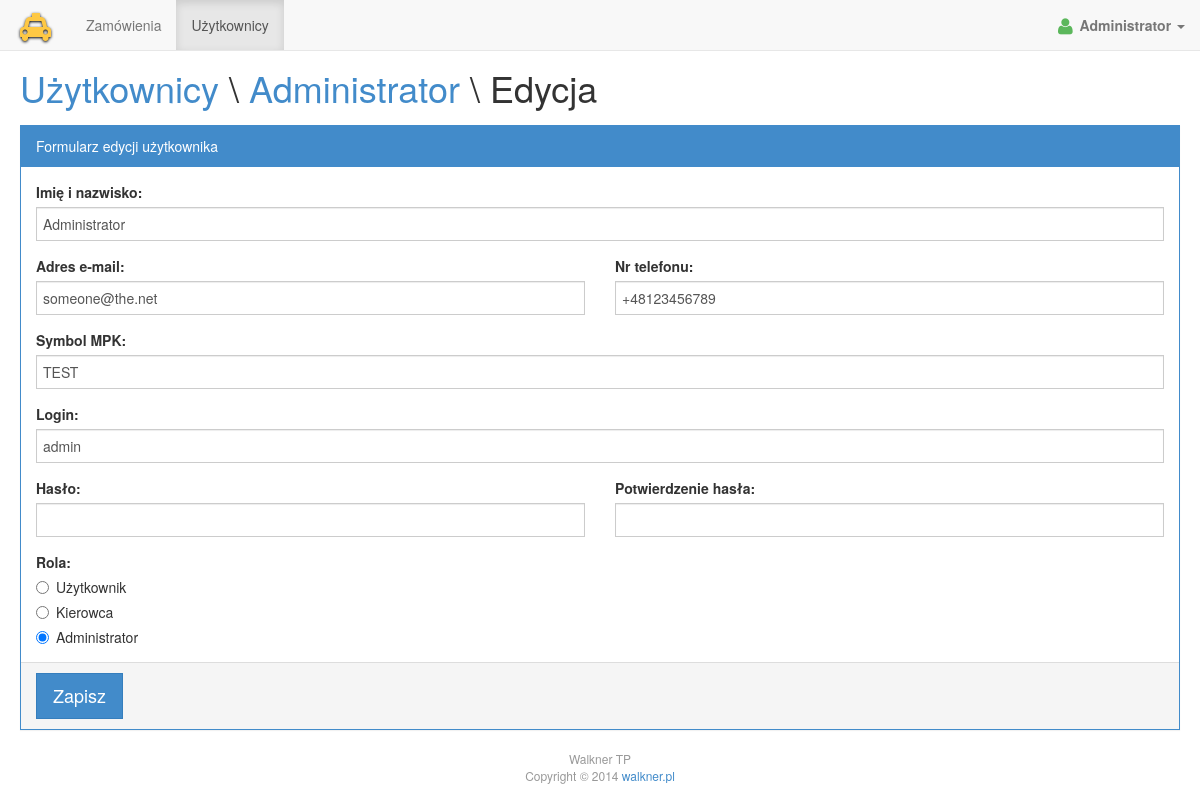
Page /users/edit.php?id=1 (signed in) on the committed database.
### tables this page shows
CREATE TABLE `users` (
  `id` int(10) unsigned NOT NULL AUTO_INCREMENT,
  `name` varchar(100) NOT NULL,
  `login` varchar(50) NOT NULL,
  `password` char(64) NOT NULL,
  `role` varchar(30) NOT NULL DEFAULT 'user',
  `email` varchar(100) NOT NULL DEFAULT '',
  `tel` varchar(20) NOT NULL DEFAULT '',
  `symbol` varchar(30) NOT NULL DEFAULT '',
  PRIMARY KEY (`id`),
  UNIQUE KEY `login_A` (`login`)
);

### users/__common__.php (called while the page is built, shortened)
<?php
include_once __DIR__ . '/../__common__.php';
function users_get_role_text($role)
{
  switch ($role)
  {
    case 'user':
      return 'Użytkownik';
    case 'driver':
      return 'Kierowca';
    case 'admin':
      return 'Administrator';
  }
}

### users/edit.php (the view, shortened to what this page needs)
<?php
include __DIR__ . '/__common__.php';
$user = fetch_one('SELECT * FROM users WHERE id=?', array(1 => $_GET['id']));
$editing = true;
$isAdmin = user_has_role('admin');
?>
<div class="page-header">
  <h1>
    <? if ($isAdmin): ?>
    <a href="<?= url_for("users") ?>">Użytkownicy</a>
    <? else: ?>
    Użytkownicy
    <? endif ?>
    \
    <a href="<?= url_for("users/view.php?id={$user->id}") ?>"><?= $user->name ?></a> \
    Edycja
  </h1>
</div>
<form action="<?= url_for("users/edit.php?id={$user->id}") ?>" method=post autocomplete=off>
  <? include __DIR__ . '/__form__.php' ?>
</form>

### users/__form__.php (shortened to what this page needs)
<fieldset class="panel panel-primary">
  <div class="panel-heading">
    <? if (empty($editing)): ?>
    Formularz dodawania użytkownika
    <? else: ?>
    Formularz edycji użytkownika
    <? endif ?>
  </div>
  <div class="panel-body with-form">
    <div class="form-group">
      <label for=user-name>Imię i nazwisko:</label>
      <input id=user-name name=user[name] class="form-control" type=text value="<?= $user->name ?>" autofocus required>
    </div>
    <div class="row">
      <div class="col-md-6 form-group">
        <label for=user-email>Adres e-mail:</label>
        <input id=user-email name=user[email] class="form-control" type=text value="<?= $user->email ?>">
      </div>
      <div class="col-md-6 form-group">
        <label for=user-email>Nr telefonu:</label>
        <input id=user-email name=user[tel] class="form-control" type=text value="<?= $user->tel ?>" pattern="^\+[0-9 -]{4,}$">
      </div>
    </div>
    <div class="form-group">
      <label for=user-symbol>Symbol MPK:</label>
      <input id=user-symbol name=user[symbol] class="form-control" type=text value="<?= $user->symbol ?>" maxlength="30">
    </div>
    <div class="form-group">
      <label for=user-name>Login:</label>
      <input id=user-name name=user[login] class="form-control" type=text value="<?= $user->login ?>" required>
    </div>
    <div class="row">
      <div class="col-md-6 form-group">
        <label for=user-password>Hasło:</label>
        <input id=user-password name=user[password] class="form-control" type=password value="">
      </div>
      <div class="col-md-6 form-group">
        <label for=user-password2>Potwierdzenie hasła:</label>
        <input id=user-password2 name=user[password2] class="form-control" type=password value="">
      </div>
    </div>
    <? if ($isAdmin): ?>
    <div class="form-group">
      <label for=user-role-user>Rola:</label>
      <? foreach (array('user', 'driver', 'admin') as $role): ?>
      <div class="radio"><label><input id=user-role-<?= $role ?> name=user[role] type=radio value="<?= $role ?>" <?= $user->role === $role ? 'checked' : '' ?>> <?= users_get_role_text($role) ?></label></div>
      <? endforeach ?>
    </div>
    <? endif ?>
  </div>
  <div class="panel-footer">
    <input class="btn btn-lg btn-primary" type="submit" value="Zapisz">
  </div>
</fieldset>

### __layout__.php (shortened to what this page needs)
<?php
function navbar_get_item_class($item)
{
  $len = strlen(APP_BASE_URL) - 1;
  $uri = substr($_SERVER['REQUEST_URI'], $len);
  if ((strpos($uri, $item) === 0 && strlen($item) > 1) || $item === $uri)
  {
    return 'active';
  }
  return '';
}
?>
<!DOCTYPE html>
<html>
<head>
  <link rel="stylesheet" href="<?= url_for('/__assets__/main.css') ?>">
</head>
<body>
<div class="navbar navbar-default navbar-fixed-top" role="navigation">
  <div class="navbar-header">
    <a class="navbar-brand" href="<?= url_for('') ?>"><i class="fa fa-taxi"></i></a>
  </div>
  <div class="navbar-collapse collapse">
    <? if (user_is_logged_in()): ?>
    <ul class="nav navbar-nav">
      <li class="<?= navbar_get_item_class('/orders') ?>"><a href="<?= url_for('/orders') ?>">Zamówienia</a></li>
      <? if (user_has_role('admin')): ?>
      <li class="<?= navbar_get_item_class('/users') ?>"><a href="<?= url_for('/users') ?>">Użytkownicy</a></li>
      <? endif ?>
    </ul>
    <ul class="nav navbar-nav navbar-right">
      <li class="dropdown navbar-account-dropdown">
        <a class="dropdown-toggle" data-toggle="dropdown">
          <i class="fa fa-user fa-lg navbar-account-status navbar-status-online"></i>
          <?= user_get_data()->name ?>
          <b class="caret"></b>
        </a>
      </li>
    </ul>
    <? endif ?>
  </div>
</div>
<div class="page-body">
  <?= $contents ?>
</div>
<div class="page-footer">
  <p>
    Walkner TP<br>
    Copyright &copy; <?= date('Y') ?> <a href="http://walkner.pl/">walkner.pl</a>
  </p>
</div>
</body>
</html>

### __assets__/main.css (style rules this page uses)
body { margin-top: 70px; -ms-overflow-style: scrollbar; }
.navbar { cursor: default; }
.navbar-default .navbar-brand { padding: 0 20px; line-height: 50px; font-size: 28px; text-shadow: 0 1px 3px #000; color: #FEC844; }
.navbar .navbar-nav > .active > a, .navbar .navbar-nav > .active > a:hover, .navbar .navbar-nav > .active > a:focus { box-shadow: inset 0 3px 8px rgba(0, 0, 0, 0.125); }
.nav.navbar-nav.navbar-right { margin-right: 0; }
.navbar-account-dropdown { margin-right: 0; }
.navbar-account-dropdown > .dropdown-toggle { font-weight: bold; }
.navbar-account-status { margin-right: 3px; }
.navbar-status-online { color: #5BB75B; }
.page-header { margin-top: 0; margin-bottom: 0; border-bottom: 0; line-height: 1; }
.page-header h1 { line-height: 1; }
.page-body { margin: 20px; }
.page-footer { margin-top: 20px; font-size: 12px; text-align: center; color: #999; }
.form-group > label + .radio { margin-top: 0; }
.form-control { padding: 6px; }
.panel-body.with-form { padding-bottom: 0; }

### rows in the picture
users: name "Administrator", email "someone@the.net", tel "+48123456789", symbol "TEST", login "admin", role "☐ Rola:", role "☐ Kierowca", role "☑ Administrator", role "Administrator"

### other values in the picture
users_get_role_text($role) "Użytkownik"
users_get_role_text($role) "Kierowca"
